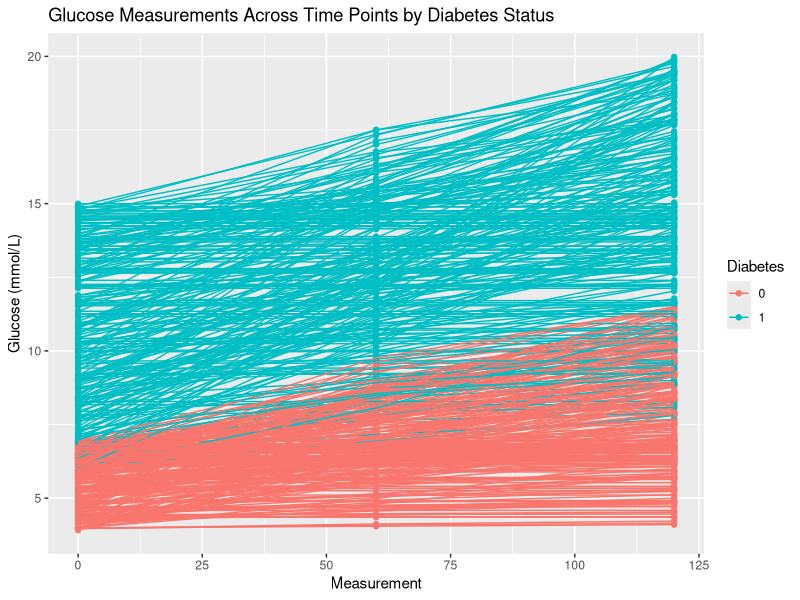
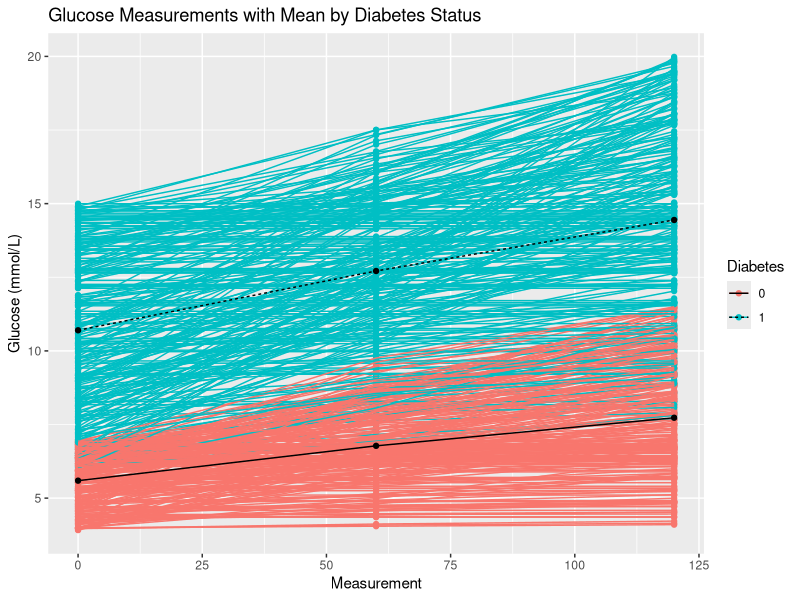
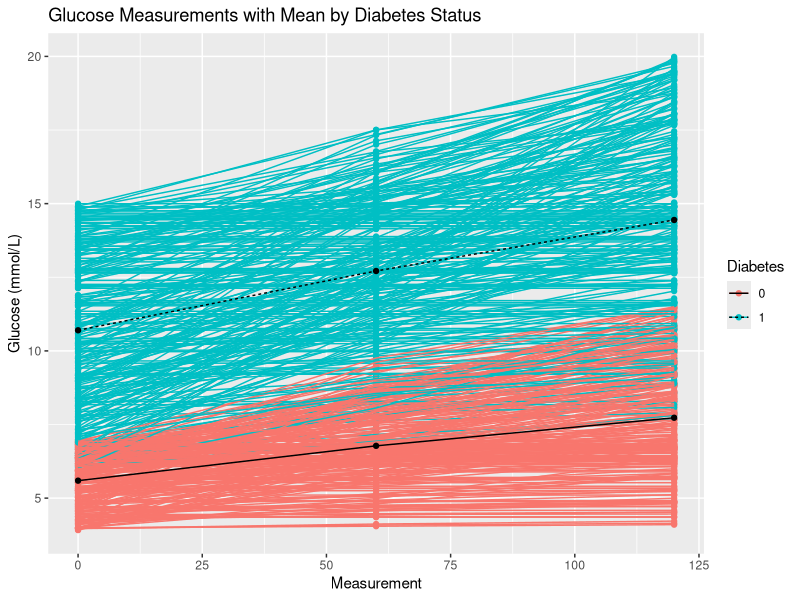

Source code (R) for these figures, in order:
## ---- chunk 1
library(tidyverse)
## ---- chunk 2
diabetes_join <- readxl::read_excel('../out/diabetes_join.xlsx')
df_glucose <- readxl::read_excel('../data/df_glucose.xlsx')
## ---- chunk 3
head(df_glucose)
## ---- chunk 4
df_glucose_long <- df_glucose %>% 
  pivot_longer(cols = starts_with("Glucose"),
               names_to = "Measurement",
               values_to = "Glucose (mmol/L)"
               )

head(df_glucose_long)
## ---- chunk 5
df_glucose_long <- df_glucose_long %>% 
  mutate(Measurement = str_split_i(Measurement, '_', 2) %>% as.numeric())

head(df_glucose_long)
## ---- chunk 6
df_glucose_nested <- df_glucose_long %>% 
  group_by(ID) %>% 
  nest(OGTT = c(Measurement, `Glucose (mmol/L)`)) %>% 
  ungroup()
  
head(df_glucose_nested)
## ---- chunk 7
diabetes_glucose <- diabetes_join %>% 
  left_join(df_glucose_nested, by = 'ID')

head(diabetes_glucose)
## ---- chunk 8
diabetes_glucose %>% 
  filter(ID == 9046) %>% 
  pull(OGTT)
## ---- chunk 9
diabetes_glucose %>%
  unnest(OGTT) %>% 
  ggplot(aes(x = Measurement,
             y = `Glucose (mmol/L)`)) +
  geom_point(aes(color = Diabetes)) + 
  geom_line(aes(group = ID, color = Diabetes)) + 
  labs(title = 'Glucose Measurements Across Time Points by Diabetes Status')
## ---- chunk 10
diabetes_glucose %>%
  unnest(OGTT) %>% 
  group_by(Measurement) %>% 
  summarize(`Glucose (mmol/L)` = mean(`Glucose (mmol/L)`))
## ---- chunk 11
glucose_mean <- diabetes_glucose %>%
  unnest(OGTT) %>% 
  group_by(Measurement, Diabetes) %>%
  summarize(`Glucose (mmol/L)` = mean(`Glucose (mmol/L)`)) %>%
  ungroup()

glucose_mean
## ---- chunk 12
0 %in% diabetes_glucose$ID
1 %in% diabetes_glucose$ID
## ---- chunk 13
glucose_mean <- glucose_mean %>% 
  mutate(ID = Diabetes %>% as.double())

glucose_mean
## ---- chunk 14
diabetes_glucose %>%
  unnest(OGTT) %>% 
  ggplot(aes(x = Measurement,
             y = `Glucose (mmol/L)`)) +
  geom_point(aes(color = Diabetes)) + 
  geom_line(aes(group = ID, color = Diabetes)) + 
  # Glucose mean data
  geom_point(data = glucose_mean, 
             aes(x = Measurement, 
                 y = `Glucose (mmol/L)`, 
                 group = ID)) + 
  geom_line(data = glucose_mean, 
            aes(x = Measurement, 
                y = `Glucose (mmol/L)`, 
                group = ID, 
                linetype = Diabetes)) + 
  labs(title = "Glucose Measurements with Mean by Diabetes Status")

ggsave('../out/figure2_12.png')
## ---- chunk 15
write_rds(diabetes_glucose, '../out/diabetes_glucose.rds')
